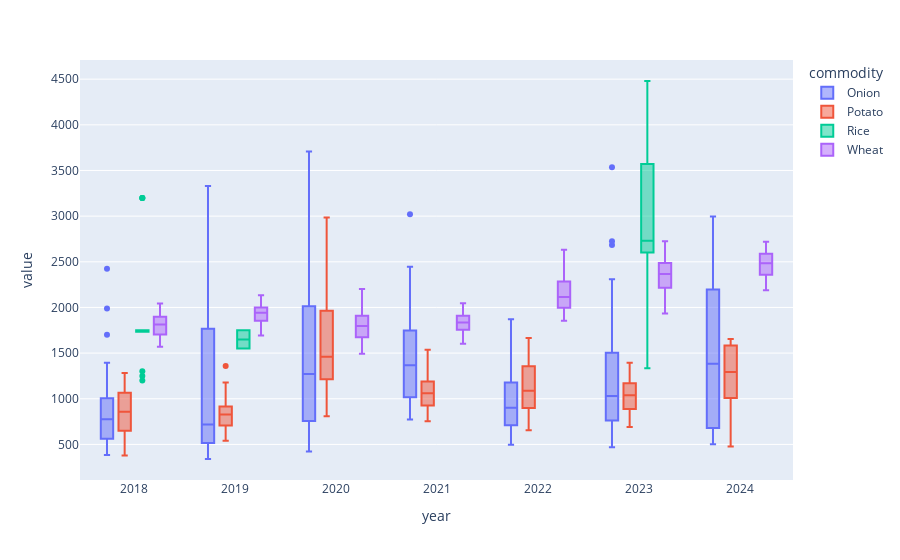

The cell this chart's notebook holds for it:
### Code cell
px.box(
    data_frame=mp_yearly,
    x=mp_yearly["year"],
    y=[
        mp_yearly["modal_rs_quintal"],
        mp_yearly["min_rs_quintal"],
        mp_yearly["max_rs_quintal"],
    ],
    color=mp_yearly["commodity"],
    hover_data="month",
)

### Figure 1 — Plotly figure (JSON) as saved in the notebook; plotly's stock layout.template omitted (floating-point values rounded to 4 significant figures; data arrays with more than 128 entries replaced by an {"elided": "..."} marker saying what was removed)
{"data": [{"alignmentgroup": "True", "customdata": {"elided": "243x1 str values"}, "hovertemplate": "commodity=Onion<br>year=%{x}<br>value=%{y}<br>month=%{customdata[0]}<extra></extra>", "legendgroup": "Onion", "marker": {"color": "#636efa"}, "name": "Onion", "notched": false, "offsetgroup": "Onion", "orientation": "v", "showlegend": true, "type": "box", "x": {"elided": "243 int values"}, "x0": " ", "xaxis": "x", "y": {"elided": "243 float values"}, "y0": " ", "yaxis": "y"}, {"alignmentgroup": "True", "customdata": {"elided": "240x1 str values"}, "hovertemplate": "commodity=Potato<br>year=%{x}<br>value=%{y}<br>month=%{customdata[0]}<extra></extra>", "legendgroup": "Potato", "marker": {"color": "#EF553B"}, "name": "Potato", "notched": false, "offsetgroup": "Potato", "orientation": "v", "showlegend": true, "type": "box", "x": {"elided": "240 int values"}, "x0": " ", "xaxis": "x", "y": {"elided": "240 float values"}, "y0": " ", "yaxis": "y"}, {"alignmentgroup": "True", "customdata": [["Apr"], ["Dec"], ["Feb"], ["Jun"], ["May"], ["Jan"], ["Jul"], ["Dec"], ["Nov"], ["Oct"], ["Apr"], ["Dec"], ["Feb"], ["Jun"], ["May"], ["Jan"], ["Jul"], ["Dec"], ["Nov"], ["Oct"], ["Apr"], ["Dec"], ["Feb"], ["Jun"], ["May"], ["Jan"], ["Jul"], ["Dec"], ["Nov"], ["Oct"]], "hovertemplate": "commodity=Rice<br>year=%{x}<br>value=%{y}<br>month=%{customdata[0]}<extra></extra>", "legendgroup": "Rice", "marker": {"color": "#00cc96"}, "name": "Rice", "notched": false, "offsetgroup": "Rice", "orientation": "v", "showlegend": true, "type": "box", "x": [2018, 2018, 2018, 2018, 2018, 2019, 2019, 2023, 2023, 2023, 2018, 2018, 2018, 2018, 2018, 2019, 2019, 2023, 2023, 2023, 2018, 2018, 2018, 2018, 2018, 2019, 2019, 2023, 2023, 2023], "x0": " ", "xaxis": "x", "y": [1735, 1750, 3200, 1736, 1250, 1750, 1550, 4300, 3118.0, 2730, 1735, 1750, 3200, 1735, 1200, 1750, 1550, 1333.0, 2217.0, 2730, 1735, 1750, 3200, 1737, 1300, 1750, 1550, 4480, 3328.0, 2730], "y0": " ", "yaxis": "y"}, {"alignmentgroup": "True", "customdata": {"elided": "243x1 str values"}, "hovertemplate": "commodity=Wheat<br>year=%{x}<br>value=%{y}<br>month=%{customdata[0]}<extra></extra>", "legendgroup": "Wheat", "marker": {"color": "#ab63fa"}, "name": "Wheat", "notched": false, "offsetgroup": "Wheat", "orientation": "v", "showlegend": true, "type": "box", "x": {"elided": "243 int values"}, "x0": " ", "xaxis": "x", "y": {"elided": "243 float values"}, "y0": " ", "yaxis": "y"}], "layout": {"boxmode": "group", "legend": {"title": {"text": "commodity"}, "tracegroupgap": 0}, "margin": {"t": 60}, "xaxis": {"anchor": "y", "domain": [0, 1], "title": {"text": "year"}}, "yaxis": {"anchor": "x", "domain": [0, 1], "title": {"text": "value"}}}}
